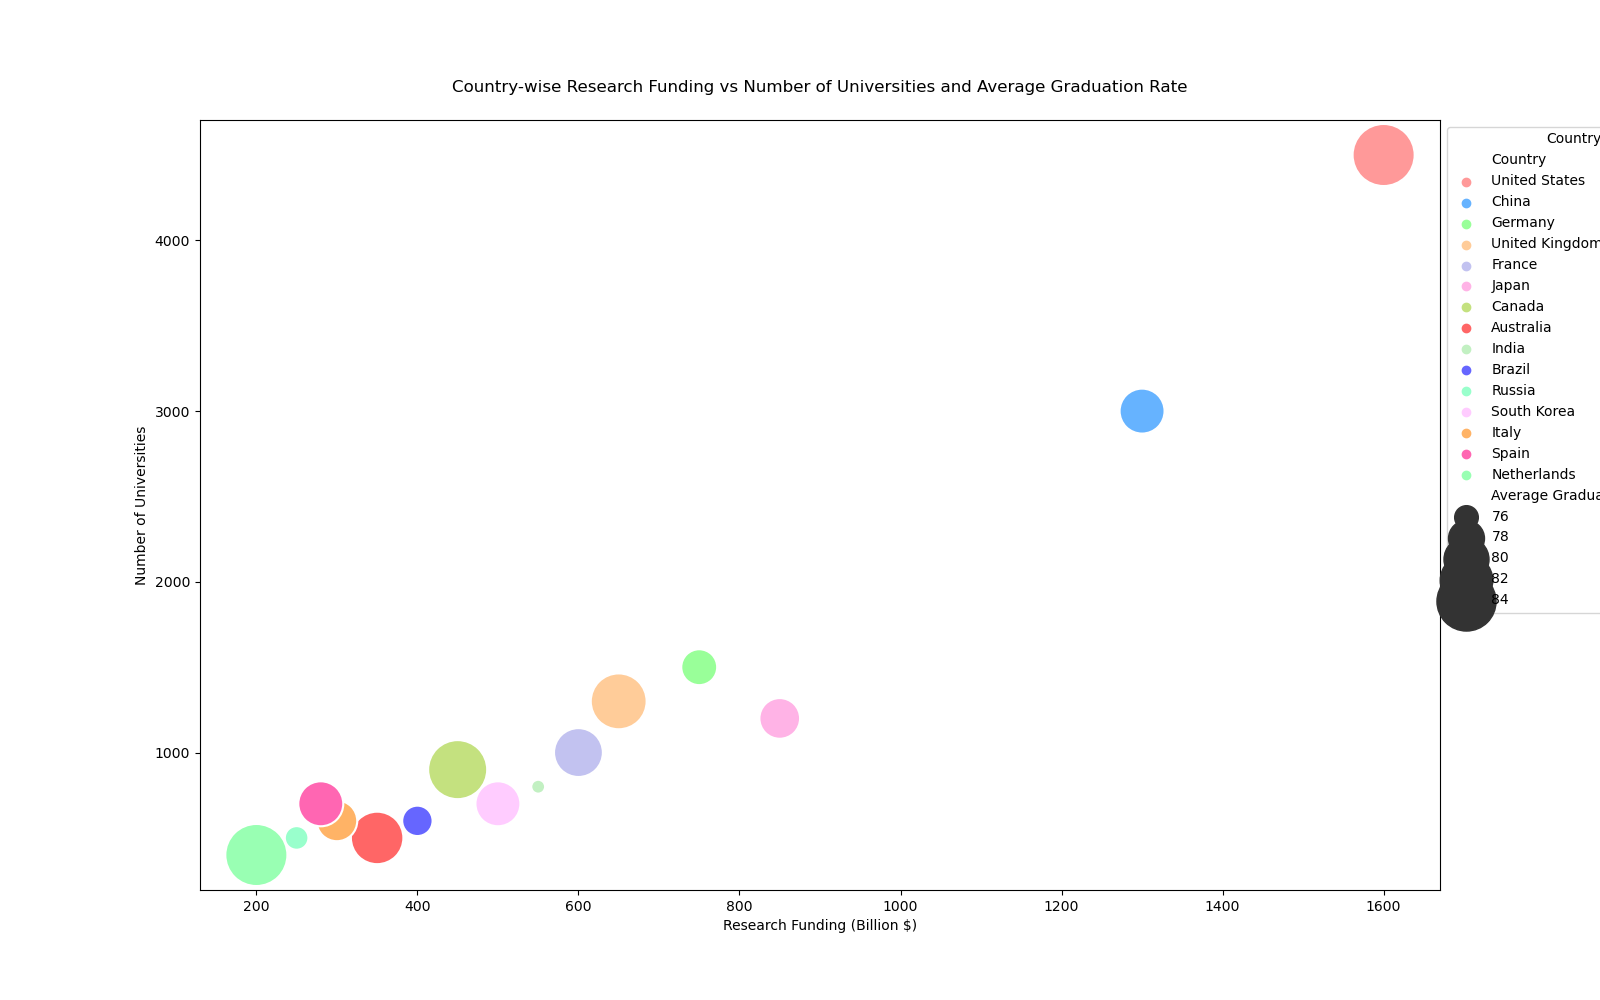

Write the Python code that produced this figure.

import pandas as pd
import seaborn as sns
import matplotlib.pyplot as plt

data = {
    'Country': ['United States', 'China', 'Germany', 'United Kingdom', 'France', 'Japan', 
                'Canada', 'Australia', 'India', 'Brazil', 'Russia', 'South Korea', 'Italy', 'Spain', 'Netherlands'],
    'Research Funding (Billion $)': [1600, 1300, 750, 650, 600, 850, 450, 350, 550, 400, 250, 500, 300, 280, 200],
    'Number of Universities': [4500, 3000, 1500, 1300, 1000, 1200, 900, 500, 800, 600, 500, 700, 600, 700, 400],
    'Average Graduation Rate (%)': [85, 80, 78, 83, 81, 79, 84, 82, 75, 77, 76, 80, 79, 80, 85]
}

df = pd.DataFrame(data)

plt.figure(figsize=(16, 10))
bubble_chart = sns.scatterplot(data=df, 
                               x='Research Funding (Billion $)', 
                               y='Number of Universities', 
                               size='Average Graduation Rate (%)', 
                               hue='Country', 
                               palette=["#ff9999", "#66b3ff", "#99ff99", "#ffcc99", 
                                        "#c2c2f0", "#ffb3e6", "#c4e17f", "#ff6666",
                                        "#c2f0c2", "#6666ff", "#99ffcc", "#ffccff", 
                                        "#ffb366", "#ff66b2", "#99ffb3"],
                               sizes=(100, 2000))

plt.title('Country-wise Research Funding vs Number of Universities and Average Graduation Rate', pad=20)
plt.xlabel('Research Funding (Billion $)')
plt.ylabel('Number of Universities')

bubble_chart.legend(loc='upper left', bbox_to_anchor=(1, 1), title='Country')

plt.show()
